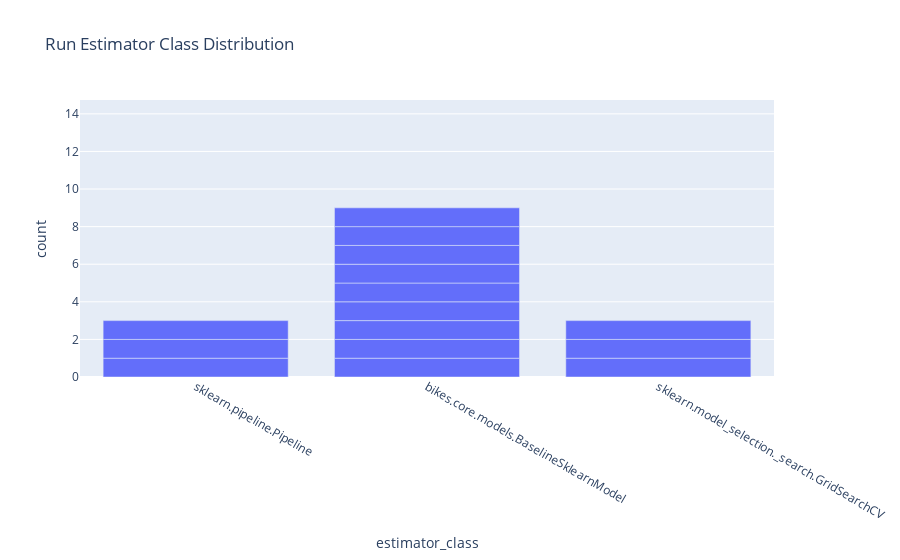

Notebook code for this chart:
### Code cell
px.bar(runs, x="estimator_class", title="Run Estimator Class Distribution")

### Figure 1 — Plotly figure (JSON) as saved in the notebook; plotly's stock layout.template omitted (floating-point values rounded to 4 significant figures)
{"data": [{"alignmentgroup": "True", "hovertemplate": "estimator_class=%{x}<br>count=%{y}<extra></extra>", "legendgroup": "", "marker": {"color": "#636efa", "pattern": {"shape": ""}}, "name": "", "offsetgroup": "", "orientation": "v", "showlegend": false, "textposition": "auto", "type": "bar", "x": [null, null, null, null, "sklearn.pipeline.Pipeline", "bikes.core.models.BaselineSklearnModel", "bikes.core.models.BaselineSklearnModel", "sklearn.model_selection._search.GridSearchCV", "bikes.core.models.BaselineSklearnModel", null, null, null, null, "sklearn.pipeline.Pipeline", "bikes.core.models.BaselineSklearnModel", "bikes.core.models.BaselineSklearnModel", "sklearn.model_selection._search.GridSearchCV", "bikes.core.models.BaselineSklearnModel", null, null, null, null, null, null, "sklearn.pipeline.Pipeline", "bikes.core.models.BaselineSklearnModel", "bikes.core.models.BaselineSklearnModel", "sklearn.model_selection._search.GridSearchCV", "bikes.core.models.BaselineSklearnModel"], "xaxis": "x", "y": [1, 1, 1, 1, 1, 1, 1, 1, 1, 1, 1, 1, 1, 1, 1, 1, 1, 1, 1, 1, 1, 1, 1, 1, 1, 1, 1, 1, 1], "yaxis": "y"}], "layout": {"barmode": "relative", "legend": {"tracegroupgap": 0}, "title": {"text": "Run Estimator Class Distribution"}, "xaxis": {"anchor": "y", "domain": [0, 1], "title": {"text": "estimator_class"}}, "yaxis": {"anchor": "x", "domain": [0, 1], "title": {"text": "count"}}}}
